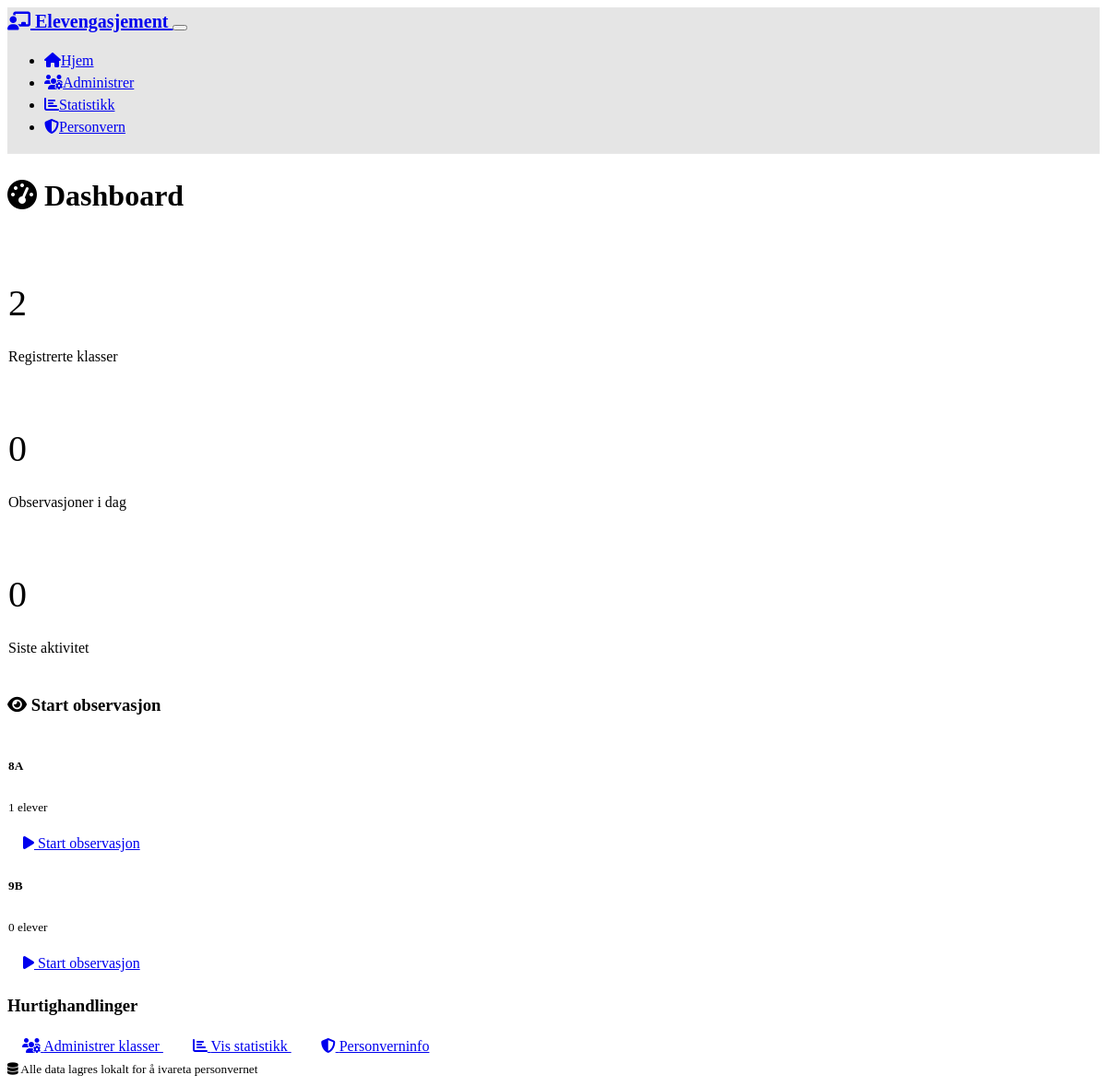
Before: / with the older database file.
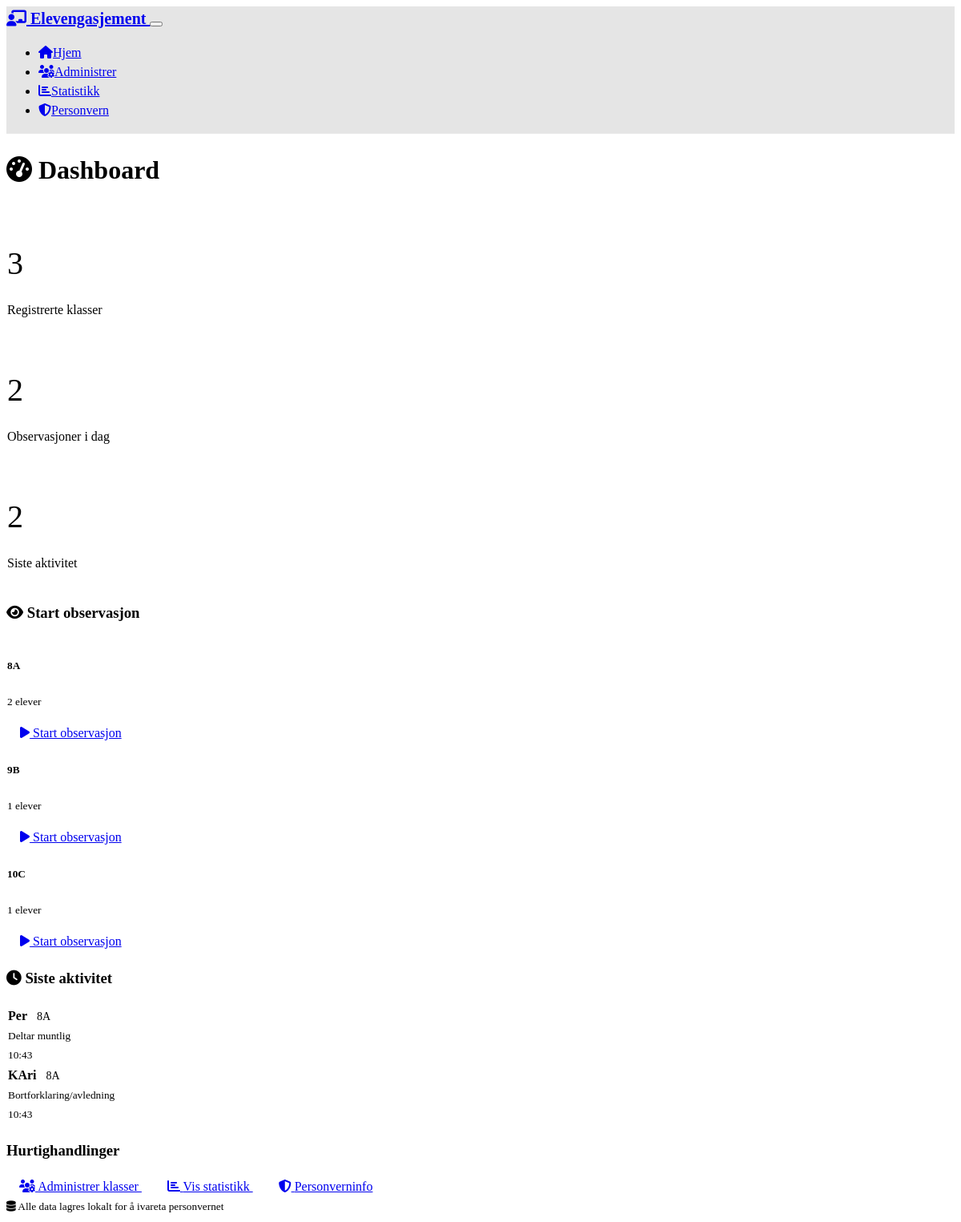
After: the same page with the newer database file.
### models.py (models this page shows, shortened)
class Class(db.Model):
    id = db.Column(db.Integer, primary_key=True)
    name = db.Column(db.String(50), unique=True, nullable=False)
    created_at = db.Column(db.DateTime, default=datetime.utcnow)
    students = db.relationship('Student', backref='class_ref', lazy=True, cascade='all, delete-orphan')

class Observation(db.Model):
    id = db.Column(db.Integer, primary_key=True)
    student_id = db.Column(db.Integer, db.ForeignKey('student.id'), nullable=False)
    observation_type = db.Column(db.String(50), nullable=False)
    timestamp = db.Column(db.DateTime, default=datetime.utcnow)
    @property
    def observation_display(self):
        display_map = {
            'deltar_muntlig': 'Deltar muntlig',
            'folger_med': 'Følger med',
            'er_stille': 'Er stille',
            'urolig': 'Urolig',
            'bortforklaring': 'Bortforklaring/avledning'
        }
        return display_map.get(self.observation_type, self.observation_type)

class Student(db.Model):
    id = db.Column(db.Integer, primary_key=True)
    name = db.Column(db.String(100), nullable=False)
    class_id = db.Column(db.Integer, db.ForeignKey('class.id'), nullable=False)
    created_at = db.Column(db.DateTime, default=datetime.utcnow)
    observations = db.relationship('Observation', backref='student', lazy=True, cascade='all, delete-orphan')

### app.py (the view)
@app.route('/')
def index():
    classes = Class.query.all()
    recent_observations = Observation.query.order_by(Observation.timestamp.desc()).limit(10).all()
    today_count = Observation.query.filter(
        func.date(Observation.timestamp) == date.today()
    ).count()
    return render_template('index.html',
                         classes=classes,
                         recent_observations=recent_observations,
                         today_count=today_count)

### templates/index.html (shortened to what this page needs)
{% extends "base.html" %}
{% block content %}
<div class="row">
    <div class="col-12">
        <h1 class="mb-4">
            <i class="fas fa-tachometer-alt me-2"></i>
            Dashboard
        </h1>
    </div>
</div>
<div class="row mb-4">
    <div class="col-md-4">
        <div class="card">
            <div class="card-body text-center">
                <h3 class="text-primary">{{ classes|length }}</h3>
                <p class="card-text">Registrerte klasser</p>
            </div>
        </div>
    </div>
    <div class="col-md-4">
        <div class="card">
            <div class="card-body text-center">
                <h3 class="text-success">{{ today_count }}</h3>
                <p class="card-text">Observasjoner i dag</p>
            </div>
        </div>
    </div>
    <div class="col-md-4">
        <div class="card">
            <div class="card-body text-center">
                <h3 class="text-info">{{ recent_observations|length }}</h3>
                <p class="card-text">Siste aktivitet</p>
            </div>
        </div>
    </div>
</div>
<div class="row mb-4">
    <div class="col-12">
        <h3>
            <i class="fas fa-eye me-2"></i>
            Start observasjon
        </h3>
        {% if classes %}
            <div class="row">
                {% for class in classes %}
                    <div class="col-md-6 col-lg-4 mb-3">
                        <div class="card">
                            <div class="card-body">
                                <h5 class="card-title">{{ class.name }}</h5>
                                <p class="card-text">
                                    <small class="text-muted">
                                        {{ class.students|length }} elever
                                    </small>
                                </p>
                                <a href="{{ url_for('observe_class', class_id=class.id) }}"
                                   class="btn btn-primary btn-sm">
                                    <i class="fas fa-play me-1"></i>
                                    Start observasjon
                                </a>
                            </div>
                        </div>
                    </div>
                {% endfor %}
            </div>
        {% else %}
            <div class="alert alert-info">
                <i class="fas fa-info-circle me-2"></i>
                Ingen klasser registrert ennå.
                <a href="{{ url_for('manage_classes') }}" class="alert-link">Legg til din første klasse</a>.
            </div>
        {% endif %}
    </div>
</div>
{% if recent_observations %}
<div class="row">
    <div class="col-12">
        <h3>
            <i class="fas fa-clock me-2"></i>
            Siste aktivitet
        </h3>
        <div class="card">
            <div class="card-body">
                <div class="list-group list-group-flush">
                    {% for obs in recent_observations %}
                        <div class="list-group-item d-flex justify-content-between align-items-center">
                            <div>
                                <strong>{{ obs.student.name }}</strong>
                                <span class="badge bg-secondary ms-2">{{ obs.student.class_ref.name }}</span>
                                <br>
                                <small class="text-muted">{{ obs.observation_display }}</small>
                            </div>
                            <small class="text-muted">
                                {{ obs.timestamp.strftime('%H:%M') }}
                            </small>
                        </div>
                    {% endfor %}
                </div>
            </div>
        </div>
    </div>
</div>
{% endif %}
<div class="row mt-4">
    <div class="col-12">
        <h3>Hurtighandlinger</h3>
        <div class="d-grid gap-2 d-md-block">
            <a href="{{ url_for('manage_classes') }}" class="btn btn-outline-primary">
                <i class="fas fa-users-cog me-1"></i>
                Administrer klasser
            </a>
            <a href="{{ url_for('statistics') }}" class="btn btn-outline-info">
                <i class="fas fa-chart-bar me-1"></i>
                Vis statistikk
            </a>
            <a href="{{ url_for('privacy_info') }}" class="btn btn-outline-secondary">
                <i class="fas fa-shield-alt me-1"></i>
                Personverninfo
            </a>
        </div>
    </div>
</div>
{% endblock %}

### templates/base.html (shortened to what this page needs)
<!DOCTYPE html>
<html lang="no" data-bs-theme="dark">
<head>
    <link href="https://cdn.replit.com/agent/bootstrap-agent-dark-theme.min.css" rel="stylesheet">
    <link rel="stylesheet" href="https://cdnjs.cloudflare.com/ajax/libs/font-awesome/6.4.0/css/all.min.css">
    <link rel="stylesheet" href="{{ url_for('static', filename='style.css') }}">
</head>
<body>
    <nav class="navbar navbar-expand-lg navbar-dark">
        <div class="container">
            <a class="navbar-brand" href="{{ url_for('index') }}">
                <i class="fas fa-chalkboard-teacher me-2"></i>
                Elevengasjement
            </a>
            <button class="navbar-toggler" type="button" data-bs-toggle="collapse" data-bs-target="#navbarNav">
            </button>
            <div class="collapse navbar-collapse" id="navbarNav">
                <ul class="navbar-nav ms-auto">
                    <li class="nav-item">
                        <a class="nav-link" href="{{ url_for('index') }}">
                            <i class="fas fa-home me-1"></i>Hjem
                        </a>
                    </li>
                    <li class="nav-item">
                        <a class="nav-link" href="{{ url_for('manage_classes') }}">
                            <i class="fas fa-users-cog me-1"></i>Administrer
                        </a>
                    </li>
                    <li class="nav-item">
                        <a class="nav-link" href="{{ url_for('statistics') }}">
                            <i class="fas fa-chart-bar me-1"></i>Statistikk
                        </a>
                    </li>
                    <li class="nav-item">
                        <a class="nav-link" href="{{ url_for('privacy_info') }}">
                            <i class="fas fa-shield-alt me-1"></i>Personvern
                        </a>
                    </li>
                </ul>
            </div>
        </div>
    </nav>
    <main class="container mt-4">
        {% block content %}{% endblock %}
    </main>
    <footer class="mt-5 py-4 text-center text-muted">
        <div class="container">
            <small>
                <i class="fas fa-database me-1"></i>
                Alle data lagres lokalt for å ivareta personvernet
            </small>
        </div>
    </footer>
</body>
</html>

### static/style.css (style rules this page uses)
:root { --primary-color: hsl(210, 100%, 50%); --success-color: hsl(120, 60%, 50%); --info-color: hsl(195, 100%, 50%); --warning-color: hsl(45, 100%, 50%); --danger-color: hsl(0, 100%, 50%); --secondary-color: hsl(210, 10%, 50%); }
body { font-size: 16px; line-height: 1.5; }
.btn { min-height: 48px; padding: 12px 16px; }
.badge { font-size: 0.875em; padding: 6px 8px; }
.card-body h3 { font-size: 2.5rem; font-weight: 300; margin-bottom: 0.5rem; }
.navbar { background-color: rgba(0, 0, 0, 0.1) !important; backdrop-filter: blur(10px); border-bottom: 1px solid rgba(255, 255, 255, 0.1); }
.navbar-brand { font-weight: 600; font-size: 1.25rem; }
.card { border: 1px solid rgba(255, 255, 255, 0.1); border-radius: 12px; background-color: rgba(255, 255, 255, 0.05); }
.list-group-item { background-color: rgba(255, 255, 255, 0.05); border: 1px solid rgba(255, 255, 255, 0.1); }

Changed rows visible on the page:
computed for Class (number 1 of 3 on the later page): students|length "1" → "2"
computed for Class (number 2 of 3 on the later page): students|length "0" → "1"
added Class: name "10C", students|length "1"
added Observation: student.name "Per", student.class_ref.name "8A", observation_display "Deltar muntlig", timestamp "10:43"
added Observation: student.name "KAri", student.class_ref.name "8A", observation_display "Bortforklaring/avledning", timestamp "10:43"
Other visible differences:
{{ classes|length }}: "2" → "3"
{{ today_count }}: "0" → "2"
{{ recent_observations|length }}: "0" → "2"
text now shown: "Siste aktivitet"
